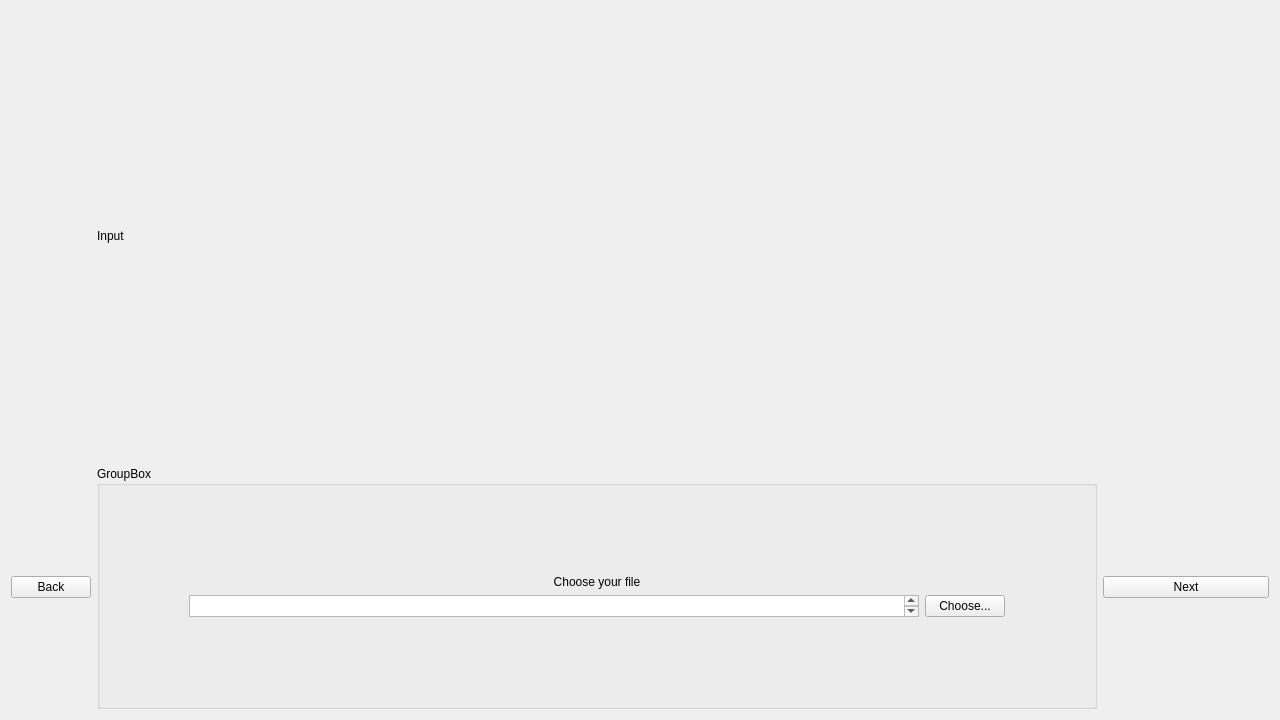
<?xml version="1.0" encoding="UTF-8"?>
<ui version="4.0">
 <class>InputChoiceWindow</class>
 <widget class="QWidget" name="InputChoiceWindow">
  <property name="geometry">
   <rect>
    <x>0</x>
    <y>0</y>
    <width>1280</width>
    <height>720</height>
   </rect>
  </property>
  <property name="windowTitle">
   <string>Form</string>
  </property>
  <layout class="QGridLayout" name="gridLayout">
   <item row="1" column="2">
    <widget class="QPushButton" name="next">
     <property name="text">
      <string>Next</string>
     </property>
    </widget>
   </item>
   <item row="1" column="1">
    <widget class="QGroupBox" name="groupBox">
     <property name="maximumSize">
      <size>
       <width>1000</width>
       <height>600</height>
      </size>
     </property>
     <property name="title">
      <string>GroupBox</string>
     </property>
     <layout class="QGridLayout" name="gridLayout_3">
      <item row="0" column="0">
       <layout class="QGridLayout" name="gridLayout_2">
        <property name="leftMargin">
         <number>80</number>
        </property>
        <property name="topMargin">
         <number>80</number>
        </property>
        <property name="rightMargin">
         <number>80</number>
        </property>
        <property name="bottomMargin">
         <number>80</number>
        </property>
        <item row="1" column="0">
         <widget class="QTextEdit" name="textEdit">
          <property name="sizePolicy">
           <sizepolicy hsizetype="Expanding" vsizetype="Ignored">
            <horstretch>0</horstretch>
            <verstretch>0</verstretch>
           </sizepolicy>
          </property>
         </widget>
        </item>
        <item row="1" column="1">
         <widget class="QPushButton" name="pushButton">
          <property name="text">
           <string>Choose...</string>
          </property>
         </widget>
        </item>
        <item row="0" column="0" colspan="2">
         <widget class="QLabel" name="label">
          <property name="sizePolicy">
           <sizepolicy hsizetype="Preferred" vsizetype="Fixed">
            <horstretch>0</horstretch>
            <verstretch>0</verstretch>
           </sizepolicy>
          </property>
          <property name="text">
           <string>Choose your file</string>
          </property>
          <property name="alignment">
           <set>Qt::AlignCenter</set>
          </property>
         </widget>
        </item>
       </layout>
      </item>
     </layout>
    </widget>
   </item>
   <item row="1" column="0">
    <widget class="QPushButton" name="back">
     <property name="enabled">
      <bool>true</bool>
     </property>
     <property name="sizePolicy">
      <sizepolicy hsizetype="Fixed" vsizetype="Fixed">
       <horstretch>0</horstretch>
       <verstretch>0</verstretch>
      </sizepolicy>
     </property>
     <property name="text">
      <string>Back</string>
     </property>
    </widget>
   </item>
   <item row="0" column="1">
    <widget class="QLabel" name="label_2">
     <property name="text">
      <string>Input</string>
     </property>
    </widget>
   </item>
  </layout>
 </widget>
 <resources/>
 <connections/>
</ui>
